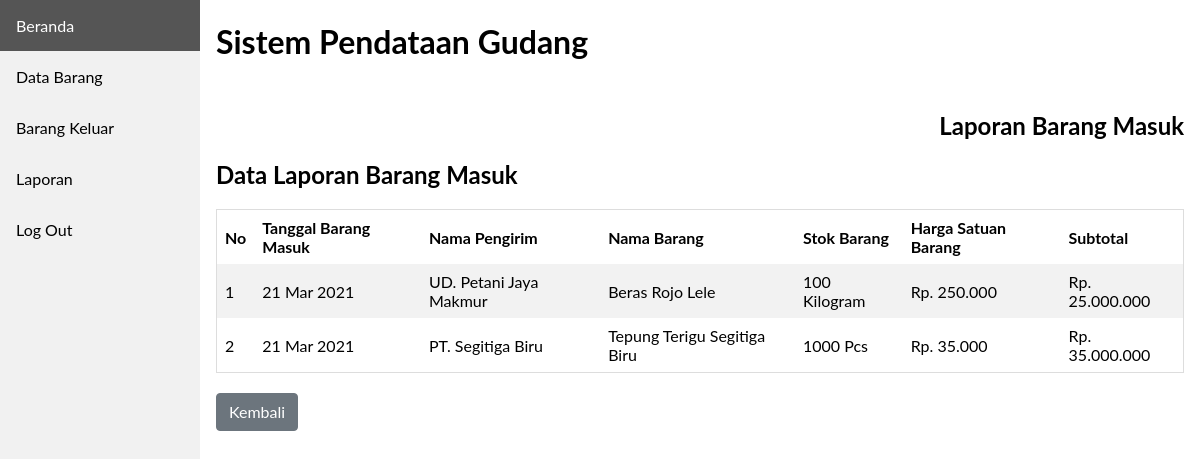
Screenshot of /frontend/laporan/laporan_masuk/index.php with the database file from the repository.
### tables this page shows
CREATE TABLE `laporan_brg_masuk` (
  `id_lprn_brg_msk` int(11) NOT NULL,
  `tgl_masuk` date NOT NULL,
  `kode_barang` varchar(20) NOT NULL,
  `nama_brg` varchar(100) NOT NULL,
  `stok_masuk` int(20) NOT NULL,
  `stn_brg_masuk` varchar(100) NOT NULL,
  `harga_satuan` int(20) NOT NULL,
  `sbttl_brg_masuk` int(20) NOT NULL,
  `nama_pengirim` varchar(100) NOT NULL
);

### frontend/laporan/laporan_masuk/index.php (the view, shortened to what this page needs)
<!DOCTYPE html>
<html lang="en">
<head>
  <link rel="stylesheet" href="../../../css/style.css">
</head>
<body>
  <?php
    include '../../../database/koneksi.php';
    include '../../layouts/sidebar.php';
  ?>
  <div class="content">
    <h1>Sistem Pendataan Gudang</h1>
    <h2 class="teks-rata-kanan margin-top-50">Laporan Barang Masuk</h2>
    <h2>Data Laporan Barang Masuk</h2>
    <div class="kotak-table">
      <table class="table-responsive">
        <tr>
          <th>No</th>
          <th>Tanggal Barang Masuk</th>
          <th>Nama Pengirim</th>
          <th>Nama Barang</th>
          <th>Stok Barang</th>
          <th>Harga Satuan Barang</th>
          <th>Subtotal</th>
        </tr>
        <?php
          $no                 = 1;
          $selectDataLaporan  = "SELECT * FROM laporan_brg_masuk";
          $queryDataLaporan   = mysqli_query($host, $selectDataLaporan);
          while ($data = mysqli_fetch_assoc($queryDataLaporan) ) {
          ?>
          <tr>
            <td><?= $no++ ?></td>
            <td><?= date('d M Y', strtotime($data['tgl_masuk']))  ?></td>
            <td><?= $data['nama_pengirim'] ?></td>
            <td><?= $data['nama_brg'] ?></td>
            <td><?= $data['stok_masuk'] . " " . $data['stn_brg_masuk'] ?></td>
            <td><?= "Rp. " . number_format($data['harga_satuan'],0,',','.') ?></td>
            <td><?= "Rp. " . number_format($data['sbttl_brg_masuk'],0,',','.')  ?></td>
          </tr>
          <?php } ?>
      </table>
    </div>
    <a href="../index.php?page=laporan" class="btn btn-abu margin-20-0">
      Kembali
    </a>
  </div>
</body>
</html>

### frontend/layouts/sidebar.php
<div class="sidebar">
  <a class="<?php if($_GET['page'] == 'beranda'){  ?>active <?php }?>" href="/SistemPendataanGudang/beranda.php?page=beranda">Beranda</a>
  <a class="<?php if($_GET['page'] == 'databarang'){  ?>active <?php }?>" href="/SistemPendataanGudang/frontend/data_barang/index.php?page=databarang">Data Barang</a>
  <a class="<?php if($_GET['page'] == 'barangkeluar'){  ?>active <?php }?>" href="/SistemPendataanGudang/frontend/barang_keluar/index.php?page=barangkeluar">Barang Keluar</a>
  <a class="<?php if($_GET['page'] == 'laporan'){  ?>active <?php }?>" href="/SistemPendataanGudang/frontend/laporan/index.php?page=laporan">Laporan</a>
  <a href="/SistemPendataanGudang/backend/login/logout.php">Log Out</a>
</div>

### css/style.css (style rules this page uses)
body { margin: 0; font-family: "Lato", sans-serif; }
.sidebar { margin: 0; padding: 0; width: 200px; background-color: #f1f1f1; position: fixed; height: 100%; overflow: auto; }
.sidebar a { display: block; color: black; padding: 16px; text-decoration: none; }
div.content { margin-left: 200px; padding: 1px 16px; height: 1000px; }
.btn { text-decoration: none; display: inline-block; font-weight: 400; color: #212529; text-align: center; vertical-align: middle; cursor: pointer; -webkit-user-select: none; -moz-user-select: none; -ms-user-select: none; user-select: none; background-color: transparent; border: 1px solid transparent; padding: 0.375rem 0.75rem; font-size: 1rem; line-height: 1.5; border-radius: 0.25rem; transition: color 0.15s ease-in-out, background-color 0.15s ease-in-out, border-color 0.15s ease-in-out, box-shadow 0.15s ease-in-out; }
.btn-abu { color: #fff; background-color: #6c757d; border-color: #6c757d; }
.kotak-table { overflow-x:auto; }
.table-responsive { border-collapse: collapse; border-spacing: 0; width: 100%; border: 1px solid #ddd; }
.table-responsive th, td { text-align: left; padding: 8px; }
.table-responsive tr:nth-child(even) { background-color: #f2f2f2 }
.teks-rata-kanan { text-align: right !important; }
.margin-top-50 { margin-top: 50px !important; }
.margin-20-0 { margin: 20px 0 !important; }

### rows the page displays
laporan_brg_masuk: tgl_masuk "21 Mar 2021", nama_pengirim "UD. Petani Jaya Makmur", nama_brg "Beras Rojo Lele", stok_masuk "100", stn_brg_masuk "Kilogram", harga_satuan "250.000", sbttl_brg_masuk "25.000.000"
laporan_brg_masuk: tgl_masuk "21 Mar 2021", nama_pengirim "PT. Segitiga Biru", nama_brg "Tepung Terigu Segitiga Biru", stok_masuk "1000", stn_brg_masuk "Pcs", harga_satuan "35.000", sbttl_brg_masuk "35.000.000"
